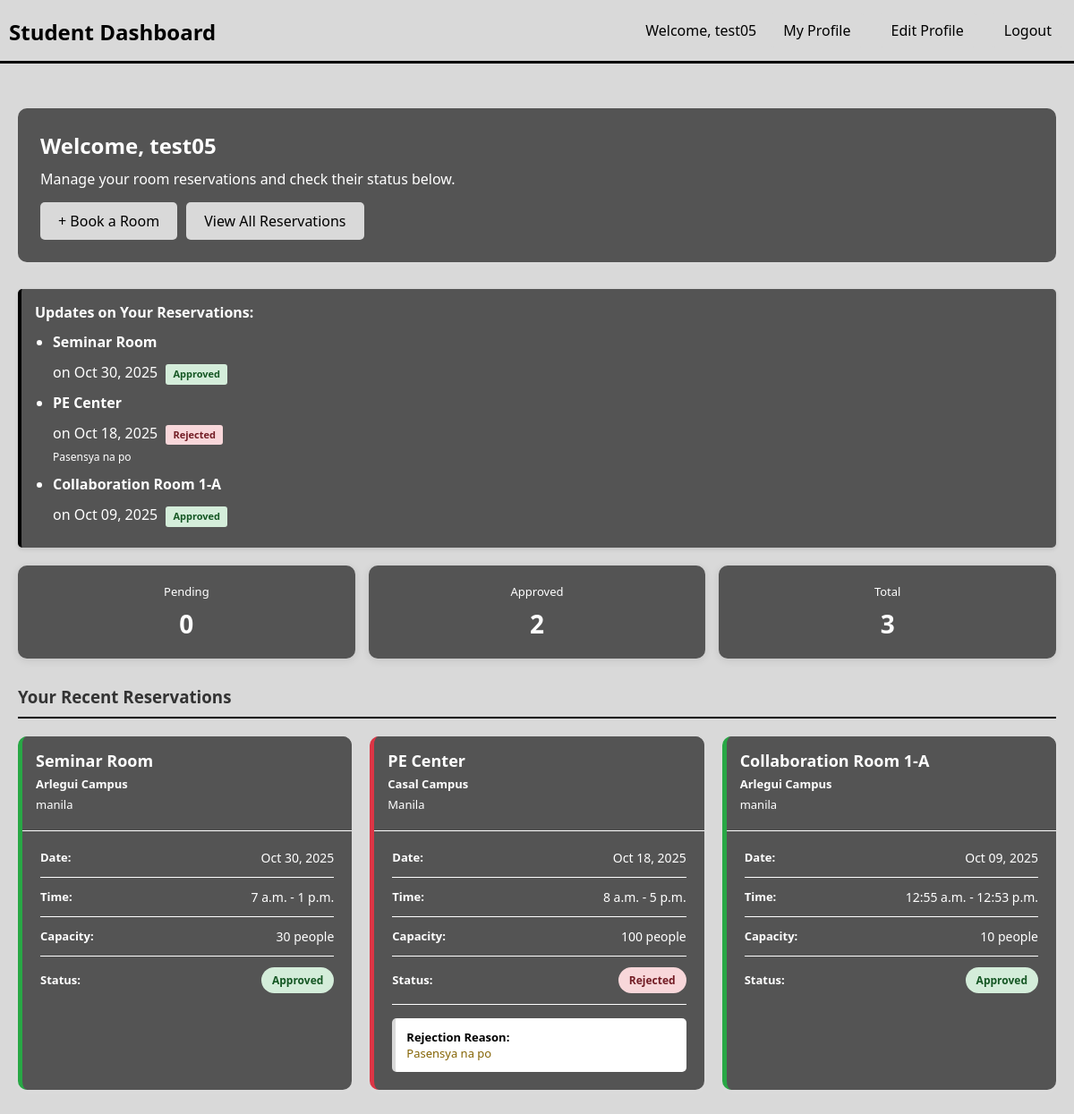
Page /dashboard/ (signed in) on the committed database.
### reservations/models.py (models this page shows, shortened)
class Reservation(models.Model):
    STATUS_CHOICES = [
        ('pending', 'Pending'),
        ('approved', 'Approved'),
        ('rejected', 'Rejected'),
        ('cancelled', 'Cancelled'),
    ]
    student = models.ForeignKey(User, on_delete=models.CASCADE, related_name='reservations')
    room = models.ForeignKey(Room, on_delete=models.CASCADE, related_name='reservations')
    date = models.DateField()
    start_time = models.TimeField()
    end_time = models.TimeField()
    reason = models.TextField(blank=True, null=True)
    status = models.CharField(max_length=20, choices=STATUS_CHOICES, default='pending')
    rejection_note = models.TextField(blank=True, null=True)
    letter_file = models.FileField(upload_to=reservation_letter_upload_path, null=True, blank=True)
    letter_generated_at = models.DateTimeField(null=True, blank=True)
    created_at = models.DateTimeField(auto_now_add=True)
    updated_at = models.DateTimeField(auto_now=True)
    class Meta:
        ordering = ['-created_at']

### rooms/models.py (models this page shows, shortened)
class Room(models.Model):
    campus = models.ForeignKey(Campus, on_delete=models.CASCADE, related_name='rooms')
    admin_type = models.ForeignKey(AdminType, on_delete=models.SET_NULL, null=True, related_name='rooms')
    name = models.CharField(max_length=255)
    capacity = models.IntegerField(validators=[MinValueValidator(1)])
    description = models.TextField(blank=True)
    created_at = models.DateTimeField(auto_now_add=True)
    class Meta:
        unique_together = ['campus', 'name']
        ordering = ['campus', 'name']

class Campus(models.Model):
    name = models.CharField(max_length=255, unique=True)
    location = models.CharField(max_length=255)
    created_at = models.DateTimeField(auto_now_add=True)
    class Meta:
        ordering = ['name']

### users/views.py (the view)
# urls.py: path('dashboard/', views.student_dashboard, name='student_dashboard'),
@login_required(login_url='student_login')
def student_dashboard(request):
    reservations = request.user.reservations.all()
    pending = reservations.filter(status='pending').count()
    approved = reservations.filter(status='approved').count()
    rejected = reservations.filter(status='rejected').count()
    notifications = reservations.filter(status__in=['rejected', 'approved']).order_by('-updated_at')[:3]
    context = {
        'reservations': reservations,
        'pending': pending,
        'approved': approved,
        'rejected': rejected,
        'notifications': notifications,
    }
    return render(request, 'reservations/student_dashboard.html', context)

### reservations/templates/reservations/student_dashboard.html (shortened to what this page needs)
<!DOCTYPE html>
<html lang="en">
<head>
</head>
<body>
    <div class="navbar">
        <h1>Student Dashboard</h1>
        <div class="navbar-right">
            <span>Welcome, {{ user.username }}</span>
            <a href="{% url 'students:profile' %}">My Profile</a>
            <a href="{% url 'students:edit_profile' %}">Edit Profile</a>
            <a href="{% url 'logout' %}">Logout</a>
        </div>
    </div>
    <div class="container">
        <div class="welcome">
            <h2>Welcome, {{ user.first_name|default:user.username }}</h2>
            <p>Manage your room reservations and check their status below.</p>
            <div class="btn-group">
                <a href="{% url 'book_room' %}" class="btn btn-success">+ Book a Room</a>
                <a href="{% url 'student_reservations' %}" class="btn">View All Reservations</a>
            </div>
        </div>
        {% if reservations %}
            {% if notifications %}
                <div class="notification-banner">
                    <strong>Updates on Your Reservations:</strong>
                    <ul>
                        {% for notif in notifications %}
                            <li>
                                <strong>{{ notif.room.name }}</strong> on {{ notif.date|date:"M d, Y" }}
                                {% if notif.status == 'approved' %}
                                    <span class="notification-badge approved">Approved</span>
                                {% elif notif.status == 'rejected' %}
                                    <span class="notification-badge rejected">Rejected</span>
                                {% endif %}
                                {% if notif.rejection_note %}
                                    <br><span style="font-size: 12px; color: #ffffff;">{{ notif.rejection_note }}</span>
                                {% endif %}
                            </li>
                        {% endfor %}
                    </ul>
                </div>
            {% endif %}
            <div class="stats">
                <div class="stat-card">
                    <h3>Pending</h3>
                    <div class="number">{{ pending }}</div>
                </div>
                <div class="stat-card">
                    <h3>Approved</h3>
                    <div class="number">{{ approved }}</div>
                </div>
                <div class="stat-card">
                    <h3>Total</h3>
                    <div class="number">{{ reservations|length }}</div>
                </div>
            </div>
            <div class="section">
                <h3>Your Recent Reservations</h3>
                <div class="reservations-grid">
                    {% for reservation in reservations|slice:":6" %}
                        <div class="reservation-card {{ reservation.status }}">
                            <div class="card-header">
                                <h4>{{ reservation.room.name }}</h4>
                                <p><strong>{{ reservation.room.campus.name }}</strong></p>
                                <p>{{ reservation.room.campus.location }}</p>
                            </div>
                            <div class="card-body">
                                <div class="info-row">
                                    <span class="info-label">Date:</span>
                                    <span class="info-value">{{ reservation.date|date:"M d, Y" }}</span>
                                </div>
                                <div class="info-row">
                                    <span class="info-label">Time:</span>
                                    <span class="info-value">{{ reservation.start_time }} - {{ reservation.end_time }}</span>
                                </div>
                                <div class="info-row">
                                    <span class="info-label">Capacity:</span>
                                    <span class="info-value">{{ reservation.room.capacity }} people</span>
                                </div>
                                <div class="info-row">
                                    <span class="info-label">Status:</span>
                                    <span class="status-badge {{ reservation.status }}">
                                        {% if reservation.status == 'pending' %}
                                            Pending
                                        {% elif reservation.status == 'approved' %}
                                            Approved
                                        {% elif reservation.status == 'rejected' %}
                                            Rejected
                                        {% else %}
                                            Cancelled
                                        {% endif %}
                                    </span>
                                </div>
                                {% if reservation.rejection_note %}
                                    <div class="rejection-note">
                                        <strong>Rejection Reason:</strong><br>
                                        {{ reservation.rejection_note }}
                                    </div>
                                {% endif %}
                            </div>
                        </div>
                    {% endfor %}
                </div>
            </div>
        {% else %}
            <div class="no-reservations">
                <p style="font-size: 18px;">You haven't booked any rooms yet</p>
                <p>Start by booking your first room below</p>
                <a href="{% url 'book_room' %}" class="btn btn-success">Book a Room Now</a>
            </div>
        {% endif %}
    </div>
</body>
</html>

### reservations/templates/reservations/student_dashboard.html (style rules this page uses)
* { margin: 0; padding: 0; box-sizing: border-box; }
body { font-family: 'Segoe UI', Tahoma, Geneva, Verdana, sans-serif; background: #d9d9d9; }
.navbar { background: #d9d9d9; color: #000000; padding: 15px 10px; display: flex; justify-content: space-between; align-items: center; border-bottom: 3px solid #000000; }
.navbar h1 { font-size: 24px; margin-top: 2.5px; }
.navbar-right { display: flex; gap: 15px; align-items: center; }
.navbar a { color: rgb(0, 0, 0); text-decoration: none; padding: 8px 15px; background: #d9d9d9; border-radius: 5px; transition: background 0.3s; }
.container { max-width: 1200px; margin: 30px auto; padding: 20px; }
.welcome { background: #545454; padding: 25px; border-radius: 10px; margin-bottom: 30px; box-shadow: 0 2px 10px rgba(255, 255, 255, 0.1); }
.welcome h2 { color: #ffffff; margin-bottom: 10px; }
.welcome p { color: #ffffff; margin-bottom: 15px; }
.btn-group { display: flex; gap: 10px; flex-wrap: wrap; }
.btn { display: inline-block; padding: 10px 20px; background: #d9d9d9; text-decoration: none; color:#000000; border-radius: 5px; transition: background 0.3s; }
.btn-success { background: #d9d9d9; color:#000000; }
.notification-banner { background: #545454; border-left: 4px solid #000000; padding: 15px; border-radius: 5px; margin-bottom: 20px; box-shadow: 0 2px 5px rgba(0, 0, 0, 0.1); }
.notification-banner strong { color: #ffffff; display: block; margin-bottom: 10px; }
.notification-banner ul { margin-left: 20px; color: #ffffff; }
.notification-banner li { margin: 8px 0; line-height: 1.5; }
.notification-badge { display: inline-block; padding: 3px 8px; border-radius: 3px; font-weight: bold; font-size: 11px; margin-left: 5px; }
.notification-badge.approved { background: #d4edda; color: #155724; }
.notification-badge.rejected { background: #f8d7da; color: #721c24; }
.section { margin-bottom: 30px; }
.section h3 { color: #333; margin-bottom: 20px; padding-bottom: 10px; border-bottom: 2px solid #000000; }
.stats { display: grid; grid-template-columns: repeat(auto-fit, minmax(150px, 1fr)); gap: 15px; margin-bottom: 30px; }
.stat-card { background: #545454; padding: 20px; border-radius: 10px; box-shadow: 0 2px 10px rgba(0, 0, 0, 0.1); text-align: center; }
.stat-card h3 { font-size: 13px; color: #ffffff; margin-bottom: 8px; font-weight: normal; }
.stat-card .number { font-size: 28px; font-weight: bold; color: #ffffff; }
.reservations-grid { display: grid; grid-template-columns: repeat(auto-fill, minmax(350px, 1fr)); gap: 20px; }
.reservation-card { background: #545454; border-radius: 10px; box-shadow: 0 2px 10px rgba(255, 255, 255, 0.1); overflow: hidden; border-left: 5px solid #667eea; }
.reservation-card.approved { border-left-color: #28a745; }
.reservation-card.rejected { border-left-color: #dc3545; }
.card-header { background: #545454; padding: 15px; border-bottom: 1px solid #ffffff; }
.card-header h4 { color: #ffffff; margin-bottom: 5px; font-size: 18px; }
.card-header p { color: #ffffff; font-size: 13px; margin: 5px 0; }
.card-body { padding: 20px; }
.info-row { display: flex; justify-content: space-between; align-items: center; margin-bottom: 12px; padding-bottom: 12px; border-bottom: 1px solid #ffffff; }
.info-row:last-child { border-bottom: none; margin-bottom: 0; padding-bottom: 0; }
.info-label { color: #ffffff; font-size: 13px; font-weight: bold; }
.info-value { color: #ffffff; font-size: 14px; }
.status-badge { display: inline-block; padding: 6px 12px; border-radius: 20px; font-weight: bold; font-size: 12px; }
.status-badge.approved { background: #d4edda; color: #155724; }
.status-badge.rejected { background: #f8d7da; color: #721c24; }
.rejection-note { background: #ffffff; border-left: 4px solid #d9d9d9; padding: 12px; margin-top: 15px; border-radius: 5px; font-size: 13px; color: #856404; }
.rejection-note strong { color: #000000; }

### rows in the picture
Reservation: room.name "Seminar Room", date "Oct 30, 2025", status "Approved", room.campus.name "Arlegui Campus", room.campus.location "manila", start_time "7 a.m.", end_time "1 p.m.", room.capacity "30"
Reservation: room.name "PE Center", date "Oct 18, 2025", status "Rejected", rejection_note "Pasensya na po", room.campus.name "Casal Campus", room.campus.location "Manila", start_time "8 a.m.", end_time "5 p.m.", room.capacity "100"
Reservation: room.name "Collaboration Room 1-A", date "Oct 09, 2025", status "Approved", room.campus.name "Arlegui Campus", room.campus.location "manila", start_time "12:55 a.m.", end_time "12:53 p.m.", room.capacity "10"

### other values in the picture
{{ user.username }} "test05"
{{ user.first_name|default:user.username }} "test05"
{{ pending }} "0"
{{ approved }} "2"
{{ reservations|length }} "3"
